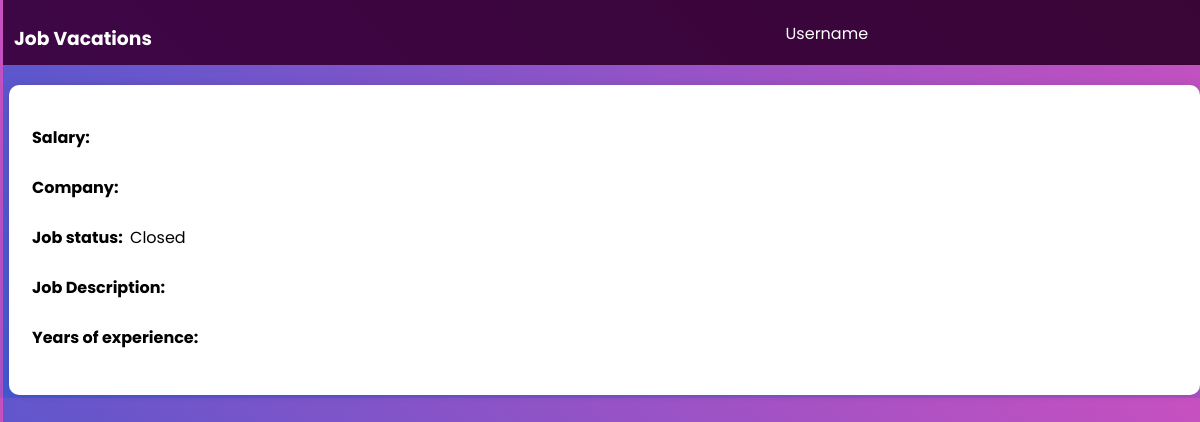
The page /User/ViewJopDetails/?title=Bi on the database as committed earlier.
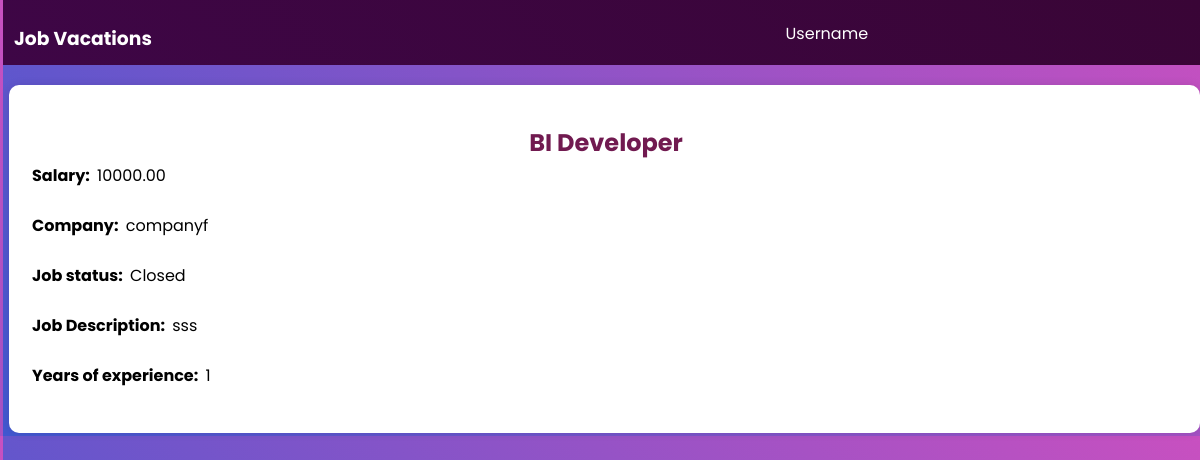
The same page on the database as committed later.
### addnewjop/models.py (models this page shows, shortened)
class Job(models.Model):
    title = models.CharField(max_length=100, primary_key=True)
    salary = models.DecimalField(max_digits=10, decimal_places=2)
    company_name = models.CharField(max_length=100)
    is_opened = models.BooleanField(default=True)
    years_of_exp = models.IntegerField()
    description = models.TextField(null=True,blank=True)
    apply = models.BooleanField(default=False)

### UserApp/views.py (the view)
# urls.py: path('ViewJopDetails/', views.item_detail, name='item_detail'),
def item_detail(request):
    title = request.GET.get('title')
    titlevalue = title.replace('%20', '')
    selected_job = Job.objects.filter(title__icontains = titlevalue)
    if selected_job:
        return render(request, 'User/viewjob.html', {'job': selected_job[0]})
    else:
        return render(request, 'User/viewjob.html', {'job': []})

### templates/User/viewjob.html (shortened to what this page needs)
{% extends 'navbar/navbar.html' %}
{% load static %}
    {% block content %}
    <div id="content">
        <div style="background-color: white; padding: 20px; border-radius: 10px; box-shadow: 0px 0px 10px rgba(0, 0, 0,
            0.1);">
            <h2> {{job.title}}</h2>
            <strong>Salary:</strong> <span id="salary"> {{job.salary}} </span><br><br>
            <strong>Company:</strong> <span id="company-name">{{job.company_name}}</span><br><br>
            <strong>Job status:</strong> <span id="job-status">
                {% if job.is_opened %}
                Opened
                {% else %}
                Closed
                {% endif %}
            </span><br><br>
            <strong>Job Description:</strong> <span id="job-description">{{job.description}}</span><br><br>
            <strong>Years of experience:</strong> <span id="years-of-exp">{{job.years_of_exp}}</span><br><br>
        </div>
    </div>
    {% endblock content %}

Rows that differ between the two databases and show on the page:
added Job: title "BI Developer", salary "10000.00", company_name "companyf", description "sss", years_of_exp "1"
